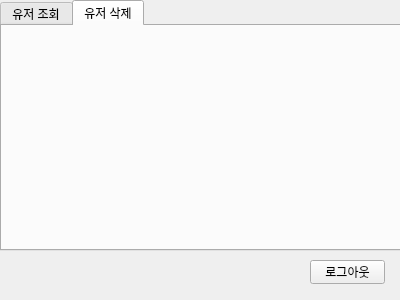
<?xml version="1.0" encoding="UTF-8"?>
<ui version="4.0">
 <class>ManagerWidget</class>
 <widget class="QWidget" name="ManagerWidget">
  <property name="geometry">
   <rect>
    <x>0</x>
    <y>0</y>
    <width>400</width>
    <height>300</height>
   </rect>
  </property>
  <property name="windowTitle">
   <string>Form</string>
  </property>
  <widget class="QTabWidget" name="tabWidget">
   <property name="geometry">
    <rect>
     <x>0</x>
     <y>0</y>
     <width>401</width>
     <height>251</height>
    </rect>
   </property>
   <property name="currentIndex">
    <number>1</number>
   </property>
   <widget class="QWidget" name="tab">
    <attribute name="title">
     <string>유저 조회</string>
    </attribute>
   </widget>
   <widget class="QWidget" name="tab_2">
    <attribute name="title">
     <string>유저 삭제</string>
    </attribute>
   </widget>
  </widget>
  <widget class="QPushButton" name="pushButton">
   <property name="geometry">
    <rect>
     <x>310</x>
     <y>260</y>
     <width>75</width>
     <height>24</height>
    </rect>
   </property>
   <property name="text">
    <string>로그아웃</string>
   </property>
  </widget>
 </widget>
 <resources/>
 <connections/>
</ui>
